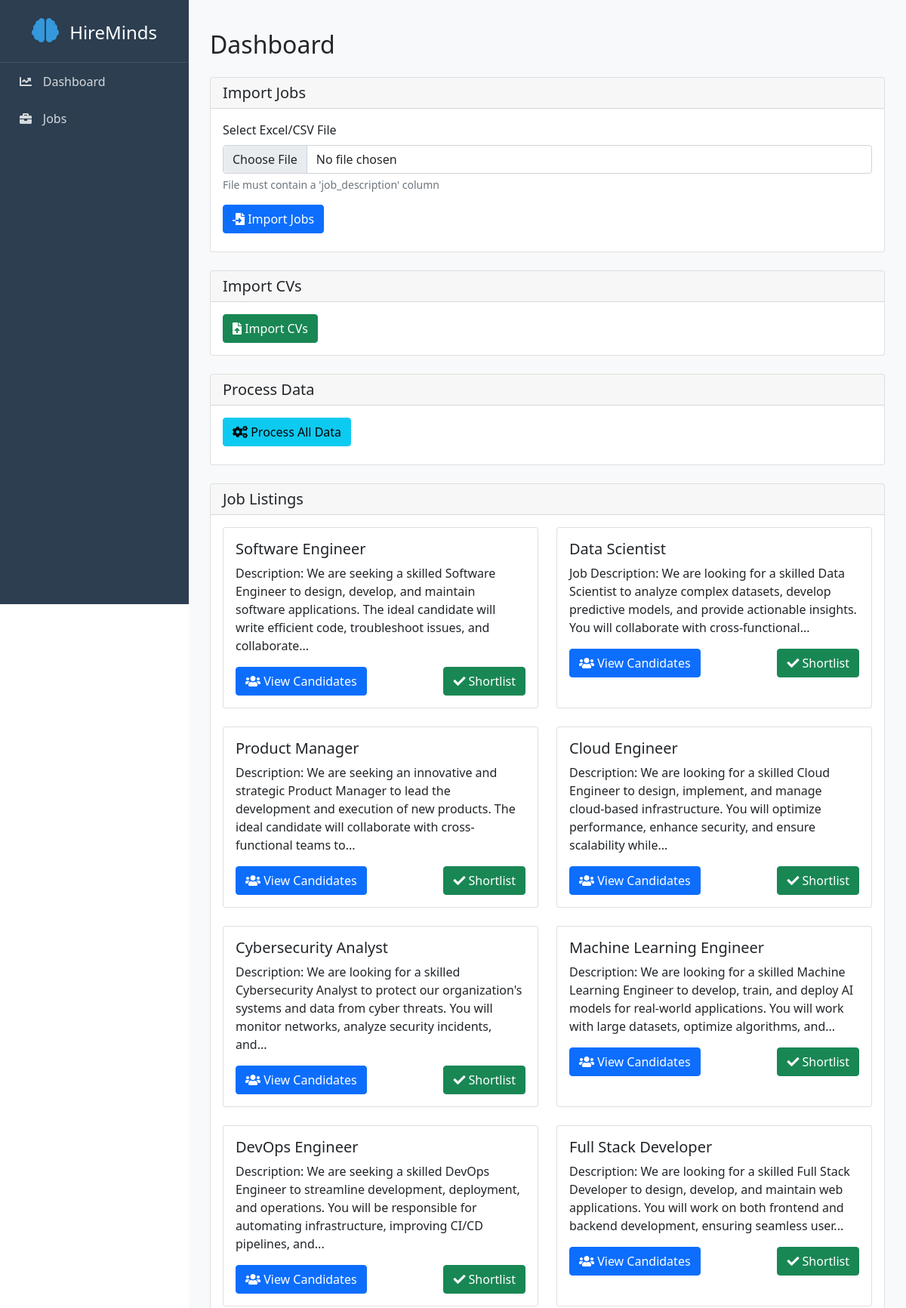
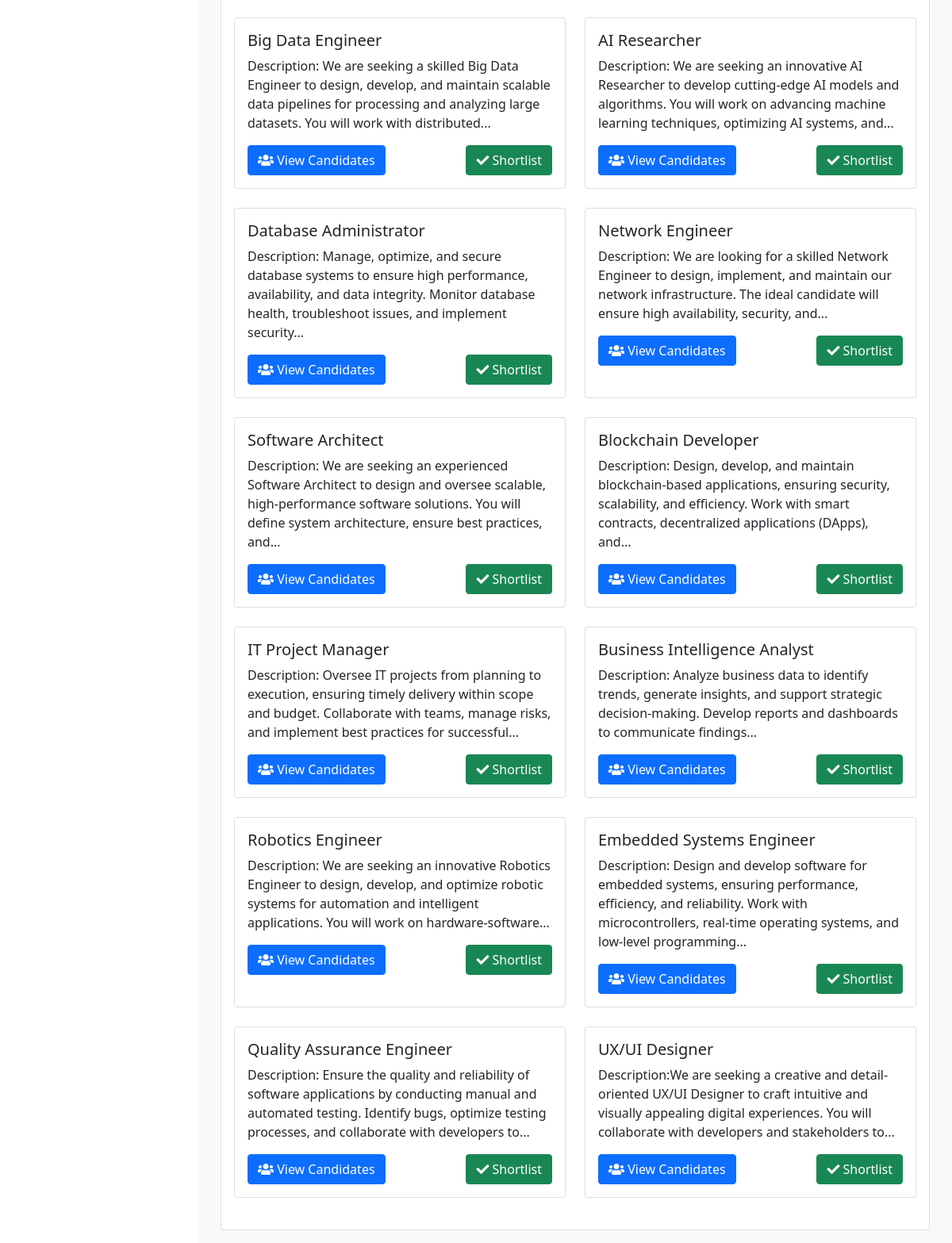
The page / on the database its author committed (2 pictures, top to bottom).
### app/models/job.py (models this page shows, shortened)
class Job(db.Model):
    __tablename__ = 'job'
    id = db.Column(db.Integer, primary_key=True)
    _title = db.Column('title', db.String(200), nullable=False)
    _description = db.Column('description', db.Text, nullable=False)
    _requirements = db.Column('requirements', db.Text, nullable=False)
    created_at = db.Column(db.DateTime, nullable=False, default=lambda: datetime.now(timezone.utc))
    candidates = db.relationship('Candidate', backref='job', lazy=True, cascade='all, delete-orphan')
    shortlisted_candidates = db.relationship('ShortlistedCandidate',
                                          backref=db.backref('job_listing', lazy=True),
                                          lazy=True,
                                          cascade='all, delete-orphan')
    @property
    def title(self):
        return self._title.replace("'''", "").replace("''", "'").replace("'", "'") if self._title else ""
    @title.setter
    def title(self, value):
        """Set title with cleaning."""
        self._title = value.replace("'''", "").replace("''", "'").replace("'", "'") if value else ""
    @property
    def description(self):
        return self._description.replace("'''", "").replace("''", "'").replace("'", "'") if self._description else ""
    @description.setter
    def description(self, value):
        """Set description with cleaning."""
        self._description = value.replace("'''", "").replace("''", "'").replace("'", "'") if value else ""
    @property
    def requirements(self):
        """Get cleaned requirements text."""
        return self._requirements.replace("'''", "").replace("''", "'").replace("'", "'") if self._requirements else ""
    @requirements.setter
    def requirements(self, value):
        """Set requirements with cleaning."""
        self._requirements = value.replace("'''", "").replace("''", "'").replace("'", "'") if value else ""

### app/routes.py (the view)
@main.route('/')
def index():
    jobs = Job.query.all()
    candidates = Candidate.query.all()
    shortlisted = ShortlistedCandidate.query.all()
    return render_template('dashboard.html', jobs=jobs, candidates=candidates, shortlisted=shortlisted)

### app/templates/dashboard.html (shortened to what this page needs)
<!DOCTYPE html>
{% extends "base.html" %}
{% block content %}
<div class="container mt-4">
    <div class="row">
        <div class="col-md-12">
            <h2 class="mb-4">Dashboard</h2>
        </div>
    </div>
    <div class="card mb-4">
        <div class="card-header">
            <h5 class="mb-0">Import Jobs</h5>
        </div>
        <div class="card-body">
            <form id="importJobsForm" enctype="multipart/form-data">
                <div class="mb-3">
                    <label for="jobFile" class="form-label">Select Excel/CSV File</label>
                    <input type="file" class="form-control" id="jobFile" name="file" accept=".xlsx,.xls,.csv" required>
                    <div class="form-text">File must contain a 'job_description' column</div>
                </div>
                <button type="submit" class="btn btn-primary">
                    <i class="fas fa-file-import"></i> Import Jobs
                </button>
            </form>
        </div>
    </div>
    <div class="card mb-4">
        <div class="card-header">
            <h5 class="mb-0">Import CVs</h5>
        </div>
        <div class="card-body">
            <button type="button" class="btn btn-success" data-bs-toggle="modal" data-bs-target="#importCvsModal">
                <i class="fas fa-file-upload"></i> Import CVs
            </button>
        </div>
    </div>
    <div class="card mb-4">
        <div class="card-header">
            <h5 class="mb-0">Process Data</h5>
        </div>
        <div class="card-body">
            <button id="processAllBtn" class="btn btn-info">
                <i class="fas fa-cogs"></i> Process All Data
            </button>
        </div>
    </div>
    <div class="card">
        <div class="card-header">
            <h5 class="mb-0">Job Listings</h5>
        </div>
        <div class="card-body">
            <div class="row" id="jobListings">
                {% for job in jobs %}
                <div class="col-md-6 mb-4">
                    <div class="card h-100">
                        <div class="card-body">
                            <h5 class="card-title">{{ job.title | replace("'''", "") }}</h5>
                            <p class="card-text">{{ job.description | replace("'''", "") | truncate(200) }}</p>
                            <div class="d-flex justify-content-between">
                                <a href="{{ url_for('main.candidates', job_id=job.id) }}" class="btn btn-primary">
                                    <i class="fas fa-users"></i> View Candidates
                                </a>
                                <button class="btn btn-success shortlist-btn" data-job-id="{{ job.id }}">
                                    <i class="fas fa-check"></i> Shortlist
                                </button>
                            </div>
                        </div>
                    </div>
                </div>
                {% endfor %}
            </div>
        </div>
    </div>
</div>
{% endblock %}

### app/templates/base.html (style rules this page uses)
:root { --sidebar-width: 250px; --primary-color: #2c3e50; --secondary-color: #34495e; }
body { display: flex; min-height: 100vh; }

### rows shown on the page
Job: title "Software Engineer", description "Description: We are seeking a skilled Software Engineer to design, develop, and maintain software applications. The ideal candidate will write efficient code, troubleshoot issues, and collaborate..."
Job: title "Data Scientist", description "Job Description: We are looking for a skilled Data Scientist to analyze complex datasets, develop predictive models, and provide actionable insights. You will collaborate with cross-functional..."
Job: title "Product Manager", description "Description: We are seeking an innovative and strategic Product Manager to lead the development and execution of new products. The ideal candidate will collaborate with cross-functional teams to..."
Job: title "Cloud Engineer", description "Description: We are looking for a skilled Cloud Engineer to design, implement, and manage cloud-based infrastructure. You will optimize performance, enhance security, and ensure scalability while..."
Job: title "Cybersecurity Analyst", description "Description: We are looking for a skilled Cybersecurity Analyst to protect our organization's systems and data from cyber threats. You will monitor networks, analyze security incidents, and..."
Job: title "Machine Learning Engineer", description "Description: We are looking for a skilled Machine Learning Engineer to develop, train, and deploy AI models for real-world applications. You will work with large datasets, optimize algorithms, and..."
Job: title "DevOps Engineer", description "Description: We are seeking a skilled DevOps Engineer to streamline development, deployment, and operations. You will be responsible for automating infrastructure, improving CI/CD pipelines, and..."
Job: title "Full Stack Developer", description "Description: We are looking for a skilled Full Stack Developer to design, develop, and maintain web applications. You will work on both frontend and backend development, ensuring seamless user..."
Job: title "Big Data Engineer", description "Description: We are seeking a skilled Big Data Engineer to design, develop, and maintain scalable data pipelines for processing and analyzing large datasets. You will work with distributed..."
Job: title "AI Researcher", description "Description: We are seeking an innovative AI Researcher to develop cutting-edge AI models and algorithms. You will work on advancing machine learning techniques, optimizing AI systems, and..."
Job: title "Database Administrator", description "Description: Manage, optimize, and secure database systems to ensure high performance, availability, and data integrity. Monitor database health, troubleshoot issues, and implement security..."
Job: title "Network Engineer", description "Description: We are looking for a skilled Network Engineer to design, implement, and maintain our network infrastructure. The ideal candidate will ensure high availability, security, and..."
Job: title "Software Architect", description "Description: We are seeking an experienced Software Architect to design and oversee scalable, high-performance software solutions. You will define system architecture, ensure best practices, and..."
Job: title "Blockchain Developer", description "Description: Design, develop, and maintain blockchain-based applications, ensuring security, scalability, and efficiency. Work with smart contracts, decentralized applications (DApps), and..."
Job: title "IT Project Manager", description "Description: Oversee IT projects from planning to execution, ensuring timely delivery within scope and budget. Collaborate with teams, manage risks, and implement best practices for successful..."
Job: title "Business Intelligence Analyst", description "Description: Analyze business data to identify trends, generate insights, and support strategic decision-making. Develop reports and dashboards to communicate findings..."
Job: title "Robotics Engineer", description "Description: We are seeking an innovative Robotics Engineer to design, develop, and optimize robotic systems for automation and intelligent applications. You will work on hardware-software..."
Job: title "Embedded Systems Engineer", description "Description: Design and develop software for embedded systems, ensuring performance, efficiency, and reliability. Work with microcontrollers, real-time operating systems, and low-level programming..."
Job: title "Quality Assurance Engineer", description "Description: Ensure the quality and reliability of software applications by conducting manual and automated testing. Identify bugs, optimize testing processes, and collaborate with developers to..."
Job: title "UX/UI Designer", description "Description:We are seeking a creative and detail-oriented UX/UI Designer to craft intuitive and visually appealing digital experiences. You will collaborate with developers and stakeholders to..."
